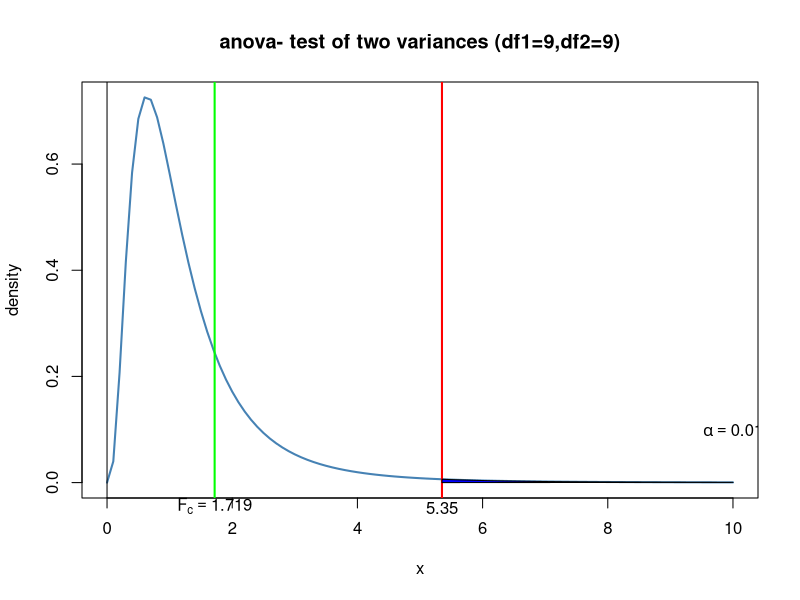

Generate this figure with R:
#page no: 515-516
# H0 : sigma1^2 >= sigma2^2
# H1 : sigma1^2 < sigma2^2
library(MASS)
n1=10
n2=10
s1sq=52.3
s2sq=89.9
f_stat=round((s2sq)/(s1sq),3)
alpha=0.01
df1=n1-1
df2=n2-1
t_critical=round(qf(1- alpha,df1=df1,df2=df2),3)
if(f_stat<=t_critical)
{
  print("Accept H0")
  print("variance in grades for the first instructor is greater")
}else
{
  print("Reject H0") 
  print("variance in grades for the first instructor is smaller")
}
print(paste("the critical value ",t_critical))
x<-seq(0,10,length=100)
curve(df(x,df1=df1,df2=df2),from=0,to=10,
      main="anova- test of two variances (df1=9,df2=9)",
      ylab="density",
      lwd=2,
      col='steelblue')
y<-df(x,df1=df1,df2=df2)
abline(v=0)
abline(v=t_critical,lwd=2,col='red')
abline(v=f_stat,lwd=2,col='green')
polygon(c(x[x>=t_critical],t_critical ),c(y[x>=t_critical],0),col="blue")
text(10,0.1,expression(alpha ==0.01))
mtext((expression(F[c]==1.719)),side=1,at=f_stat,cex=1)
mtext(round(t_critical,2),side=1,at=t_critical,cex=1)
#The alpha provided in the textbook is wrong.